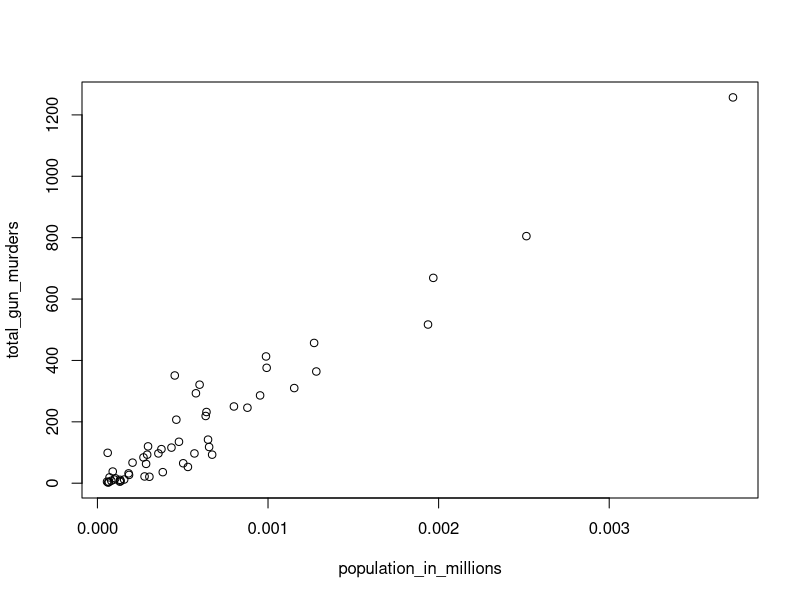
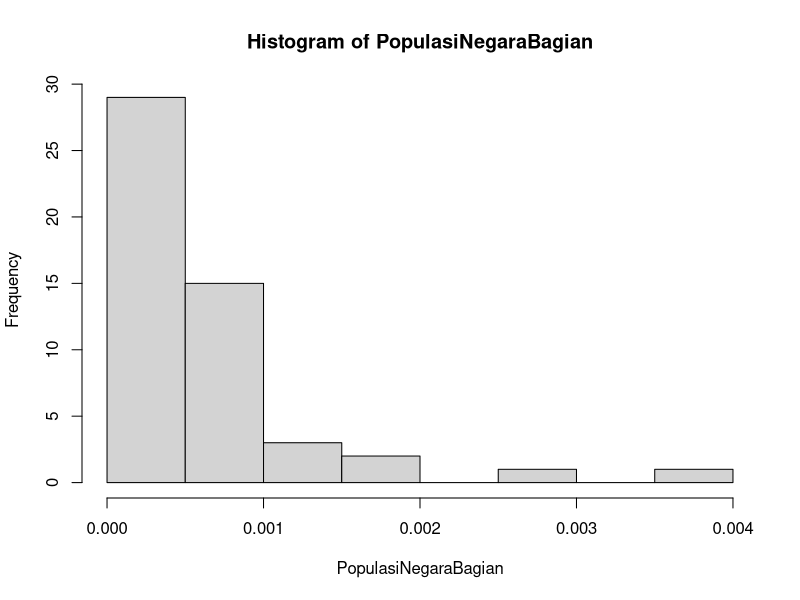
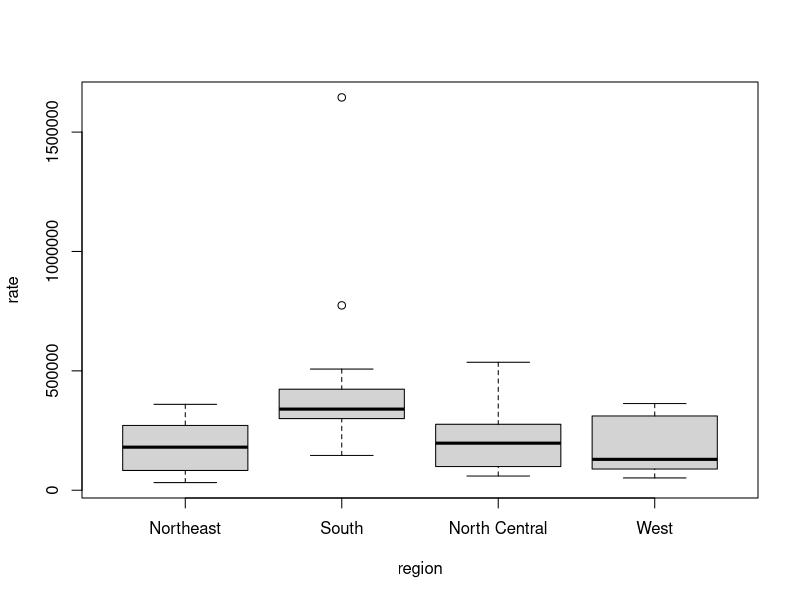

These figures' R source, in order:
## ---- chunk 1
library(dslabs) 
data("murders")
pop <- murders$population
class(pop)

sort(pop)

min(murders[["population"]])
## ---- chunk 2
indexpop <- order(pop)
indexpop
min(indexpop)
min(pop[indexpop])
## ---- chunk 3
i_min <- which.min(pop) 
pop[i_min] 
## ---- chunk 4
murders$population[i_min] 
murders[i_min, 1]
## ---- chunk 5
temp <- c(35, 88, 42, 84, 81, 30) 
city <- c("Beijing", "Lagos", "Paris", "Rio de Janeiro", 
"San Juan", "Toronto") 
city_temps <- data.frame(name = city, temperature = temp)
ranks <- rank (city_temps$temp)
## ---- chunk 6
Peringkat <- c(2, 1, 3, 6, 5, 4) 
NegaraBagian <- c("New South Wales", "Northern Territory", "Queensland", "Tasmania", "Victoria", "Western Australia")
## ---- chunk 7
Peringkat <- c(2, 1, 3, 6, 5, 4) 
NegaraBagian <- c("New South Wales", "Northern Territory", "Queensland", "Tasmania", "Victoria", "Western Australia")
Populasi <- c(205113, 211290, 201555, 10954, 134021, 167280) 
my_df <- data.frame(NegaraBagian = NegaraBagian, Peringkat = Peringkat, Populasi = Populasi)
ind <- order (my_df$Populasi)
my_df[ind, 3]
## ---- chunk 8
population_in_millions <- murders$population/10^10 
total_gun_murders <- murders$total 
plot(population_in_millions, total_gun_murders)
## ---- chunk 9
PopulasiNegaraBagian <- (murders$population/10000000000)
hist(PopulasiNegaraBagian)
## ---- chunk 10
murders$rate <- with(murders, total / population * 10000000000) 
boxplot(rate~region, data = murders) 
